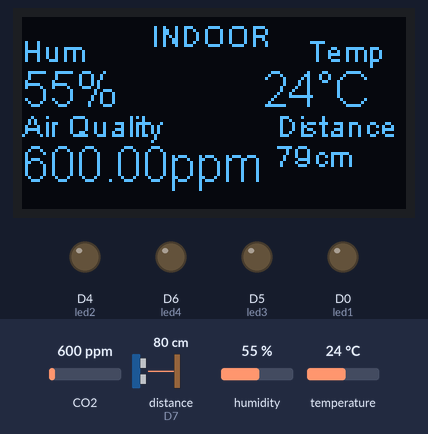
Simulated run of this sketch. Board: ESP8266 (NodeMCU). On the bench: 128×64 one-colour display, output pins drawn as LEDs (lit = HIGH). Wiring (inferred from the names in the program): ultrasonic range finder: trigger D8; echo D7. Dashed ring = blinking. The inputs (shaded band) are chosen by the test bench; at power-on: distance to the obstacle (sensor on D7) 80 cm, CO2 600 ppm, humidity 55 %, temperature 24 °C. The echo pulse lasts 58.3 µs per cm; pins used as bus, display or sensor lines are not drawn; what the sketch prints to the serial monitor is not drawn.

Above: at 1.8 s.
1.9 s: distance to the obstacle (sensor on D7) set to 12 cm
At 3.2 s:
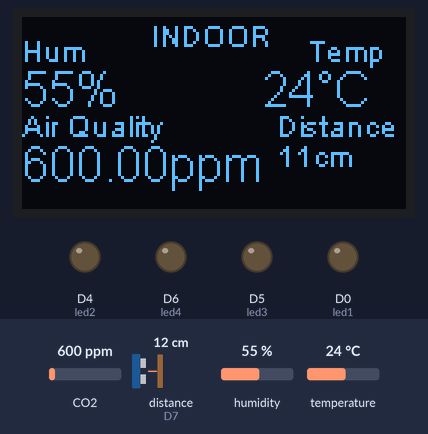
3.5 s: distance to the obstacle (sensor on D7) set to 9 cm
At 4.9 s:
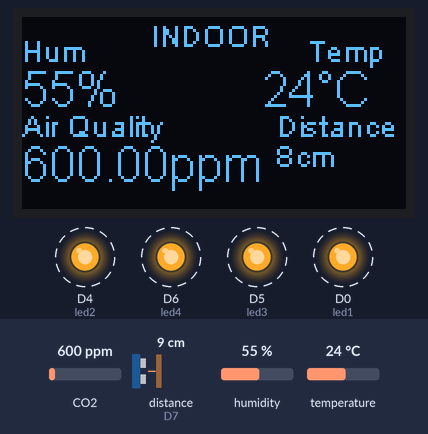
9.5 s: CO2 set to 1050 ppm
At 11.0 s:
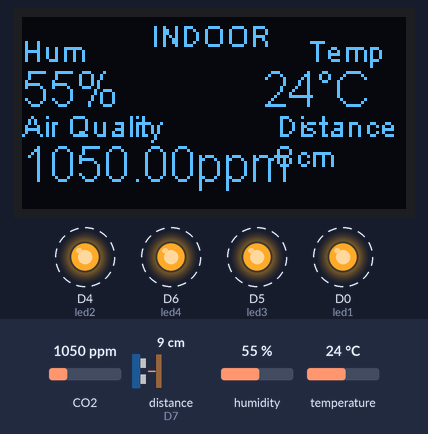
12.7 s: CO2 set to 2350 ppm
At 14.7 s:
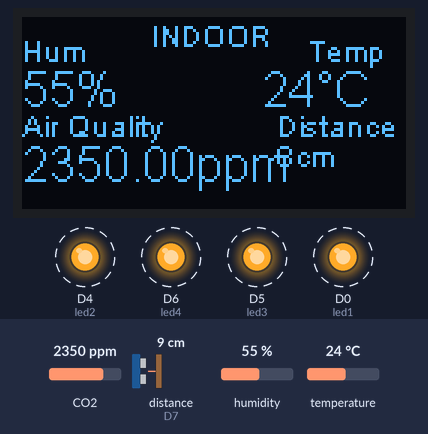
15.8 s: humidity set to 22 %
At 17.1 s:
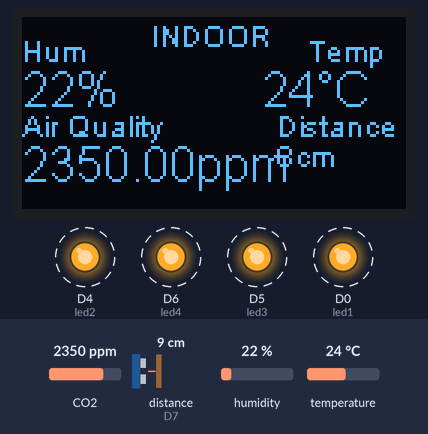
18.8 s: temperature set to 12 °C
At 21.0 s:
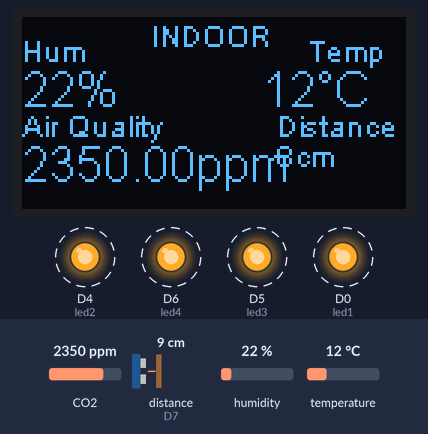
Timing chart, 0 to 23.9 s (numbered marks = the images above; inputs shaded):
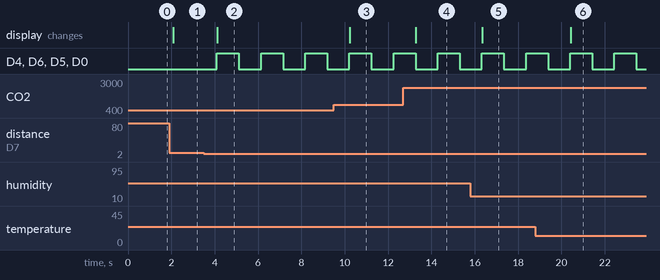

Measured:
- the behaviour switches between 11 and 10 cm on distance to the obstacle (sensor on D7) (found by bisection; images 1 and 2)
- after the input at 1.9 s, the display: changes after 0.18 s (image 1)
- after the input at 3.5 s, D4 (led2), D6 (led4), D5 (led3), D0 (led1): alternates HIGH for 1.0 s and LOW for 1.0 s, starting after 0.60 s; the display: changes after 0.62 s (image 2)
- after the input at 9.5 s, the display: changes after 0.73 s (image 3)
- after the input at 12.7 s, the display: changes after 0.58 s (image 4)
- after the input at 15.8 s, the display: changes after 0.54 s (image 5)
- after the input at 18.8 s, the display: changes after 1.6 s (image 6)

The sketch:

DHT22withOLED_Display_with_nodemcu.ino
```cpp
/* Hello World OLED Test */
#include <Adafruit_GFX.h> // Core graphics library
#include <Fonts/FreeSans9pt7b.h>
#include <Wire.h>  // Only needed for Arduino 1.6.5 and earlier
#include <SSD1306.h> // alias for `#include "SSD1306Wire.h"`
SSD1306  display(0x3c, 5, 4); // Initialize the OLED display using Wire library
#include <MQ135.h>

/* DHT22 */
#include "DHT.h"
#define DHTPIN D3
#define DHTTYPE DHT22
DHT dht(DHTPIN, DHTTYPE);
int localHum = 0;
int localTemp = 0;
/* MQ135 */
int mq135Pin = A0;
int sensorValue;
float air_quality;
/* ultrasonic Sensor */
#define trigPin D8
#define echoPin D7
#define led1 D0
#define led2 D4
#define led3 D5
#define led4 D6
long duration;
int distance;
long count;
boolean flag=true;
void setup()
{
  Serial.begin(115200);
  display.init(); // Initialising the UI will init the display too.
  pinMode(trigPin, OUTPUT); // Sets the trigPin as an Output
  pinMode(echoPin, INPUT); // Sets the echoPin as an Input
  display.flipScreenVertically();
  pinMode(led1,OUTPUT);
  pinMode(led2,OUTPUT);
  pinMode(led3,OUTPUT);
  pinMode(led4,OUTPUT);
}

void loop()
{
  getDHT();
  getAirQuality();
  getDistance();
  led();
  display.clear();
  drawDHT();
  drawDistance();
  display.display();
  delay (1000);
}

/***************************************************
* Get indoor Temp/Hum data
****************************************************/
void getDHT()
{
  float tempIni = localTemp;
  float humIni = localHum;
  localTemp = dht.readTemperature();
  localHum = dht.readHumidity();
  if (isnan(localHum) || isnan(localTemp))   // Check if any reads failed and exit early (to try again).
  {
    Serial.println("Failed to read from DHT sensor!");
    localTemp = tempIni;
    localHum = humIni;
    return;
  }
}
/***************************************************
* Get Co2 from MQ135
****************************************************/
void getAirQuality(){
  MQ135 gasSensor = MQ135(A0);
  air_quality = gasSensor.getPPM();
  Serial.print("Air quality: ");
  Serial.print(air_quality);
  Serial.println("ppm");
  if (air_quality<=1000)
  {
    Serial.println("Fresh Air");
  }
  else if( air_quality>=1000 && air_quality<=2000 )
  {
    Serial.println("Poor Air, Open Windows");
    //displayPoor();
  }
  else if (air_quality>=2000 )
  {
    Serial.println("Danger! Move to Fresh Air");
    //displayDanger();

  }
}
void getDistance(){
  // Clears the trigPin
  digitalWrite(trigPin, LOW);
  delayMicroseconds(2);
  // Sets the trigPin on HIGH state for 10 micro seconds
  digitalWrite(trigPin, HIGH);
  delayMicroseconds(10);
  digitalWrite(trigPin, LOW);
  // Reads the echoPin, returns the sound wave travel time in microseconds
  duration = pulseIn(echoPin, HIGH);

  // Calculating the distance
  distance= duration*0.034/2;
  // Prints the distance on the Serial Monitor
  Serial.print("Distance: ");
  Serial.println(distance);
}

/***************************************************
* Draw Indoor Page
****************************************************/
void drawDHT()
{
  int x=0;
  int y=0;
  display.setFont(ArialMT_Plain_10);
  display.setTextAlignment(TEXT_ALIGN_LEFT);
  display.drawString(0 + x, 5 + y, "Hum");

  display.setFont(ArialMT_Plain_10);
  display.setTextAlignment(TEXT_ALIGN_LEFT);
  display.drawString(43 + x, y, "INDOOR");

  display.setFont(ArialMT_Plain_16);
  String hum = String(localHum) + "%";
  display.drawString(0 + x, 15 + y, hum);
  int humWidth = display.getStringWidth(hum);

  display.setFont(ArialMT_Plain_10);
  display.setTextAlignment(TEXT_ALIGN_LEFT);
  display.drawString(95 + x, 5 + y, "Temp");

  display.setFont(ArialMT_Plain_16);
  String temp = String(localTemp) + "°C";
  display.drawString(80 + x, 15 + y, temp);
  int tempWidth = display.getStringWidth(temp);

  display.setFont(ArialMT_Plain_10);
  display.setTextAlignment(TEXT_ALIGN_LEFT);
  display.drawString(0 + x, 30 + y, "Air Quality");


  display.setFont(ArialMT_Plain_16);
  String ppm = String(air_quality) + "ppm";
  display.drawString(0 + x, 40 + y, ppm);
  int ppmWidth = display.getStringWidth(ppm);

}

/***************************************************
* Draw Distance level
****************************************************/
void drawDistance(){
  int x=0,y=0;
  display.setFont(ArialMT_Plain_10);
  display.setTextAlignment(TEXT_ALIGN_LEFT);
  display.drawString(85 + x, 30 + y, "Distance");

  display.setFont(ArialMT_Plain_10);
  String temp = String(distance) + "cm";
  display.drawString(85 + x, 40 + y, temp);
  int tempWidth = display.getStringWidth(temp);

}
void led(){
  if(distance<10){
    digitalWrite(led1,HIGH);
    digitalWrite(led2,HIGH);
    digitalWrite(led3,HIGH);
    digitalWrite(led4,HIGH);
    count++;
  }
  if(count%2==0){
    digitalWrite(led1,LOW);
    digitalWrite(led2,LOW);
    digitalWrite(led3,LOW);
    digitalWrite(led4,LOW);
  }
  Serial.print("counter: ");
  Serial.println(count);

}
```
